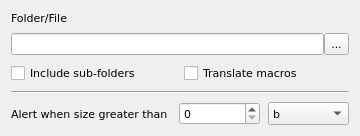
<?xml version="1.0" encoding="UTF-8"?>
<ui version="4.0">
 <class>FileSizeWidget</class>
 <widget class="QWidget" name="FileSizeWidget">
  <property name="geometry">
   <rect>
    <x>0</x>
    <y>0</y>
    <width>360</width>
    <height>125</height>
   </rect>
  </property>
  <property name="font">
   <font>
    <family>DejaVu Sans</family>
    <pointsize>8</pointsize>
   </font>
  </property>
  <property name="windowTitle">
   <string>Folder/File Size</string>
  </property>
  <property name="toolTip">
   <string>Folder/File Size</string>
  </property>
  <property name="statusTip">
   <string>Folder/File Size</string>
  </property>
  <property name="locale">
   <locale language="English" country="UnitedStates"/>
  </property>
  <layout class="QVBoxLayout" name="verticalLayout">
   <property name="spacing">
    <number>8</number>
   </property>
   <item>
    <widget class="QLabel" name="lblFolder">
     <property name="text">
      <string>Folder/File</string>
     </property>
     <property name="buddy">
      <cstring>editFolder</cstring>
     </property>
    </widget>
   </item>
   <item>
    <layout class="QHBoxLayout" name="horizontalLayout">
     <property name="spacing">
      <number>0</number>
     </property>
     <item>
      <widget class="QLineEdit" name="editFolder">
       <property name="sizePolicy">
        <sizepolicy hsizetype="Expanding" vsizetype="Preferred">
         <horstretch>0</horstretch>
         <verstretch>0</verstretch>
        </sizepolicy>
       </property>
      </widget>
     </item>
     <item>
      <widget class="QToolButton" name="btnFolder">
       <property name="sizePolicy">
        <sizepolicy hsizetype="Fixed" vsizetype="Preferred">
         <horstretch>0</horstretch>
         <verstretch>0</verstretch>
        </sizepolicy>
       </property>
       <property name="maximumSize">
        <size>
         <width>26</width>
         <height>26</height>
        </size>
       </property>
       <property name="text">
        <string>...</string>
       </property>
       <property name="icon">
        <iconset resource="../../qHostMonitor.qrc">
         <normaloff>:/img/open.png</normaloff>:/img/open.png</iconset>
       </property>
       <property name="iconSize">
        <size>
         <width>16</width>
         <height>16</height>
        </size>
       </property>
      </widget>
     </item>
    </layout>
   </item>
   <item>
    <layout class="QHBoxLayout" name="horizontalLayout_2">
     <item>
      <widget class="QCheckBox" name="chkSubFolders">
       <property name="sizePolicy">
        <sizepolicy hsizetype="Minimum" vsizetype="Preferred">
         <horstretch>0</horstretch>
         <verstretch>0</verstretch>
        </sizepolicy>
       </property>
       <property name="text">
        <string>Include sub-folders</string>
       </property>
      </widget>
     </item>
     <item>
      <widget class="QCheckBox" name="chkUseMacros">
       <property name="sizePolicy">
        <sizepolicy hsizetype="Minimum" vsizetype="Preferred">
         <horstretch>0</horstretch>
         <verstretch>0</verstretch>
        </sizepolicy>
       </property>
       <property name="toolTip">
        <string>Translate %DD%, %MM%, %YY%, etc. as macros</string>
       </property>
       <property name="statusTip">
        <string>Translate %DD%, %MM%, %YY%, etc. as macros</string>
       </property>
       <property name="text">
        <string>Translate macros</string>
       </property>
      </widget>
     </item>
    </layout>
   </item>
   <item>
    <widget class="Line" name="Bevel3_5">
     <property name="orientation">
      <enum>Qt::Horizontal</enum>
     </property>
    </widget>
   </item>
   <item>
    <layout class="QHBoxLayout" name="horizontalLayout_3">
     <item>
      <widget class="QLabel" name="lblAlert">
       <property name="text">
        <string>Alert when size greater than </string>
       </property>
       <property name="buddy">
        <cstring>spinMaxSize</cstring>
       </property>
      </widget>
     </item>
     <item>
      <widget class="QSpinBox" name="spinMaxSize">
       <property name="sizePolicy">
        <sizepolicy hsizetype="Minimum" vsizetype="Preferred">
         <horstretch>0</horstretch>
         <verstretch>0</verstretch>
        </sizepolicy>
       </property>
      </widget>
     </item>
     <item>
      <widget class="QComboBox" name="cmbSizeUnits">
       <property name="sizePolicy">
        <sizepolicy hsizetype="Preferred" vsizetype="Preferred">
         <horstretch>0</horstretch>
         <verstretch>0</verstretch>
        </sizepolicy>
       </property>
       <item>
        <property name="text">
         <string>b</string>
        </property>
       </item>
       <item>
        <property name="text">
         <string>KB</string>
        </property>
       </item>
       <item>
        <property name="text">
         <string>MB</string>
        </property>
       </item>
       <item>
        <property name="text">
         <string>GB</string>
        </property>
       </item>
      </widget>
     </item>
    </layout>
   </item>
  </layout>
 </widget>
 <resources>
  <include location="../../qHostMonitor.qrc"/>
  <include location="../../qHostMonitor.qrc"/>
 </resources>
 <connections/>
</ui>
